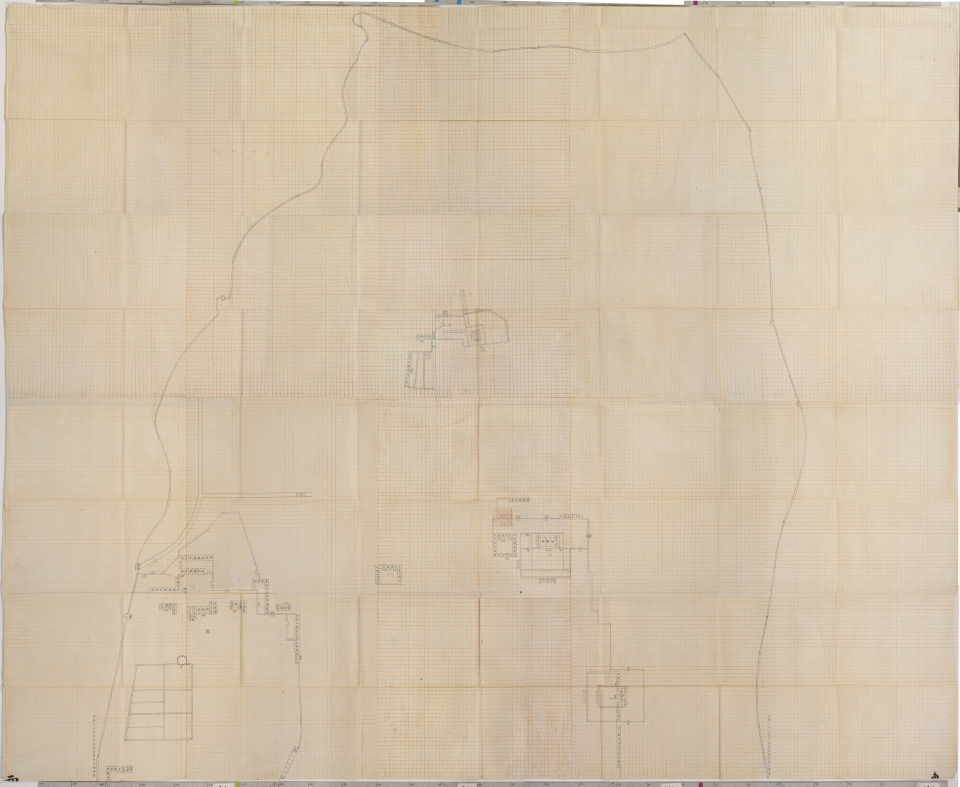
#> input picture assets/concept/stage_edge_src/Bukgwon_Huwondohyeong.jpg, 3840 x 3147 px (shown at 1/4 size)
$ python make_gyeongbokgung_edge.py ../../assets/concept/stage_edge_src/Bukgwon_Huwondohyeong.jpg
#> lines starting #> are read from the running program, lines starting #| are printed output that depends on the picture
"""경복궁 가장자리 겹침 그림 (assets/textures/overlay/gyeongbokgung_edge.png) 만들기.

북궐후원도형(규장각한국학연구원 소장 조선 말 도면, 퍼블릭 도메인 — Wikimedia Commons 북궐후원도형.jpg)의 연필 선에서
행각으로 둘러싼 건물 배치·궁성 담장 곡선만 뽑는다 (격자 종이는 번짐 제거로 날린다). 지도와 같은 월드 영역에 얹을 투명 그림 한 장.
가운데 전투 구역은 비운다. 원본 사본은 assets/concept/stage_edge_src/에 둔다.
python tools/art/make_gyeongbokgung_edge.py [원본 jpg] [출력 png]
"""
import os
import sys

import numpy as np
from PIL import Image, ImageFilter
from scipy.ndimage import grey_dilation, label

SRC = "assets/concept/stage_edge_src/Bukgwon_Huwondohyeong.jpg"
OUT = "assets/textures/overlay/gyeongbokgung_edge.png"
MAP = (-1310, -2248, 2630, 3946)  # StageTheme.background_rect와 같게
HALF = 2.0
LINE = (214, 214, 240)            # 먹선을 밤 궁궐 바닥 위에서 옅은 청백으로
K = 3.84                          # 1000폭 기준 좌표 -> 원본(3840폭)
BOXES = {                         # 1000폭 기준 (x0, y0, x1, y1)
    "court": (500, 510, 640, 620), "hall": (595, 685, 675, 815), "rows": (120, 560, 330, 640),
    "field": (128, 680, 205, 775), "wallL": (150, 30, 370, 560), "wallR": (735, 40, 845, 800),
}


def ink_all(path):
    im = Image.open(path).convert("L")
    bg = np.asarray(im.filter(ImageFilter.GaussianBlur(6))).astype(float)
    a = np.clip((bg - np.asarray(im).astype(float) - 25) / 30.0, 0.0, 1.0)
    lab, n = label(grey_dilation((a > 0.12).astype(np.uint8), size=(7, 7)), structure=np.ones((3, 3)))  # 격자 종이의 잔 부스러기(작은 덩어리)는 버린다
    size = np.bincount(lab.ravel())
    keep = size >= 1400
    keep[0] = False
    return a * keep[lab]


def crop(ink, key):
    x0, y0, x1, y1 = (int(v * K) for v in BOXES[key])
    a = grey_dilation(ink[y0:y1, x0:x1], size=(5, 5))  # 가는 연필선을 굵게 (작게 줄여도 남도록)
    h, w = a.shape
    ey = np.clip(np.minimum(np.arange(h), h - 1 - np.arange(h)) / (h * 0.08), 0, 1)
    ex = np.clip(np.minimum(np.arange(w), w - 1 - np.arange(w)) / (w * 0.08), 0, 1)
    return a * ey[:, None] * ex[None, :]


def place(canvas, motif, cx, cy, width_world, alpha, flip=False, fade=None):
    h, w = motif.shape
    tw = max(2, int(width_world / HALF))
    th = max(2, int(tw * h / w))
    m = np.asarray(Image.fromarray((motif * 255).astype(np.uint8)).resize((tw, th), Image.LANCZOS)).astype(float) / 255.0
    if flip:
        m = m[:, ::-1]
    if fade == "down":
        m = m * np.linspace(1.0, 0.0, th)[:, None]
    elif fade == "up":
        m = m * np.linspace(0.0, 1.0, th)[:, None]
    x0, y0 = int((cx - MAP[0]) / HALF - tw / 2), int((cy - MAP[1]) / HALF - th / 2)
    H, W = canvas.shape
    xs, ys, xe, ye = max(0, x0), max(0, y0), min(W, x0 + tw), min(H, y0 + th)
    if xe > xs and ye > ys:
        sub = m[ys - y0:ye - y0, xs - x0:xe - x0] * alpha
        canvas[ys:ye, xs:xe] = np.maximum(canvas[ys:ye, xs:xe], sub)


def main(src_path=SRC, out=OUT):
    ink = ink_all(src_path)
#> in ink_all, `lab, n = label(grey_dilation((a > 0.12).astype(np.uint8), size=(7, 7))..`:
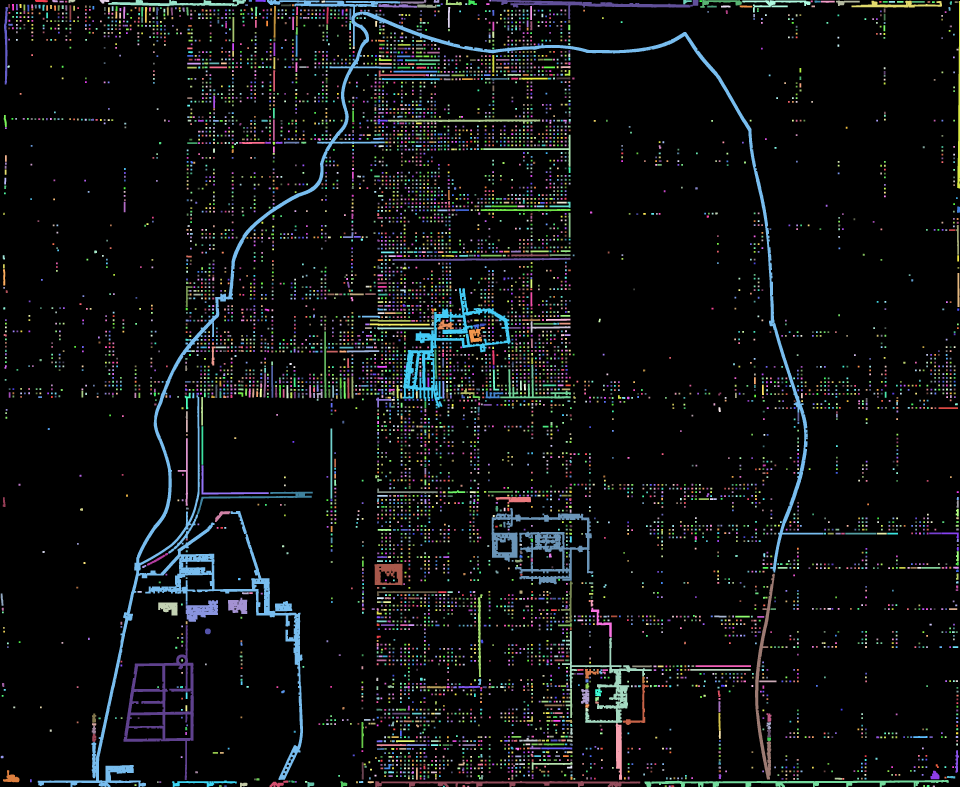
#> lab: shape (3147, 3840) int32 (shown at 1/4 size); 8908 distinct labels, from 0 to 8907; one colour per label, 0 black
#> in ink_all, `lab, n = label(grey_dilation((a > 0.12).astype(np.uint8), size=(7, 7))..`: n = 8907
#> in ink_all, `size = np.bincount(lab.ravel())`: size = 8908 values, max 10994781 at index 0, min 28 at index 8906, mean 1356.6
    m = {k: crop(ink, k) for k in BOXES}
#> call 2 of crop, with key = 'hall'
#> in crop (call 2), `x0, y0, x1, y1 = (int(v * K) for v in BOXES[key])`: x0 = 2284; y0 = 2630; x1 = 2592; y1 = 3129
#> in crop (call 2), `a = grey_dilation(ink[y0:y1, x0:x1], size=(5, 5))`:
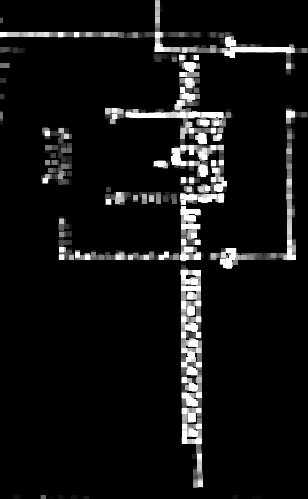
#> a: shape (499, 308) float64; min 0, max 1, mean 0.0734
#> call 3 of crop, with key = 'rows'
#> in crop (call 3), `x0, y0, x1, y1 = (int(v * K) for v in BOXES[key])`: x0 = 460; y0 = 2150; x1 = 1267; y1 = 2457
#> in crop (call 3), `return a * ey[:, None] * ex[None, :]`:
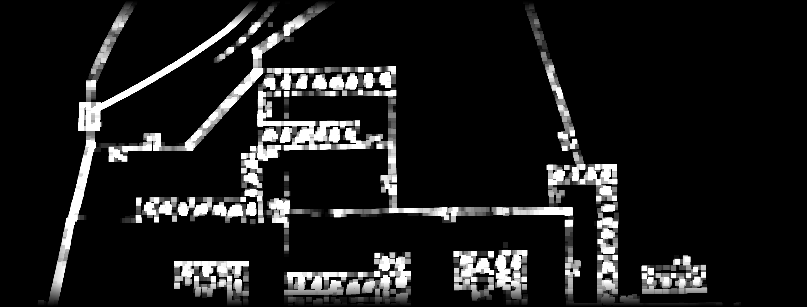
#> returned value: shape (307, 807) float64; min 0, max 1, mean 0.109
#> call 4 of crop, with key = 'field'
#> in crop (call 4), `x0, y0, x1, y1 = (int(v * K) for v in BOXES[key])`: x0 = 491; y0 = 2611; x1 = 787; y1 = 2976
#> in crop (call 4), `return a * ey[:, None] * ex[None, :]`:
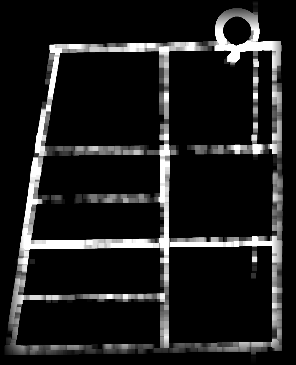
#> returned value: shape (365, 296) float64; min 0, max 1, mean 0.114
#> in crop (call 5), `x0, y0, x1, y1 = (int(v * K) for v in BOXES[key])`: x0 = 576; y0 = 115; x1 = 1420; y1 = 2150
#> in crop (call 5), `a = grey_dilation(ink[y0:y1, x0:x1], size=(5, 5))`:
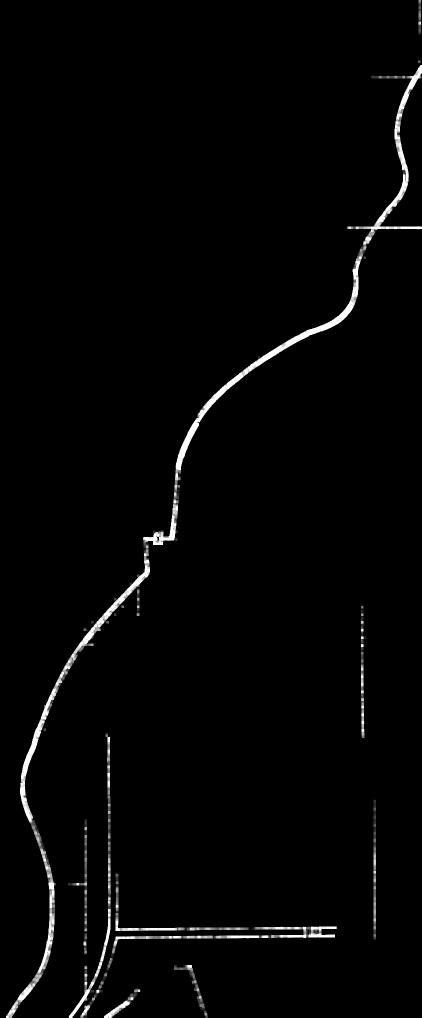
#> a: shape (2035, 844) float64 (shown at 1/2 size); min 0, max 1, mean 0.019
#> in crop (call 6), `x0, y0, x1, y1 = (int(v * K) for v in BOXES[key])`: x0 = 2822; y0 = 153; x1 = 3244; y1 = 3072
#> in crop (call 6), `a = grey_dilation(ink[y0:y1, x0:x1], size=(5, 5))`:
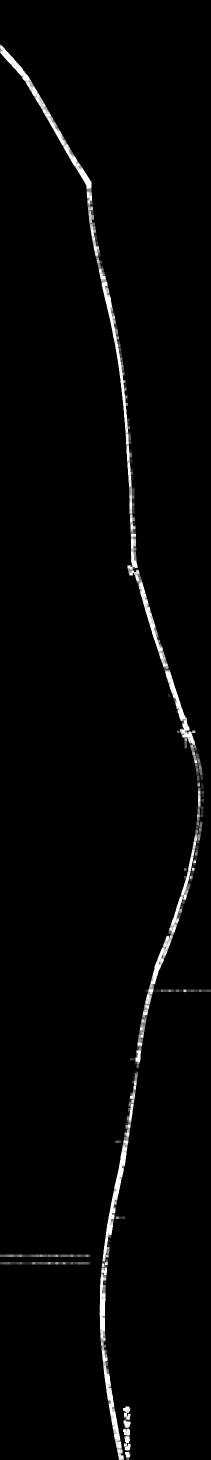
#> a: shape (2919, 422) float64 (shown at 1/2 size); min 0, max 1, mean 0.0205
#> m = 6 items
    canvas = np.zeros((int(MAP[3] / HALF), int(MAP[2] / HALF)), dtype=float)
    # 놀이 마당은 x ±900, y ±1400. 위 끝: 행각 마당 / 아래 끝: 전각 터 + 궁성 담장 곡선이 양옆 가장자리를 따라
    place(canvas, m["court"], -420, -1270, 640, 0.95, fade="up")
    place(canvas, m["rows"], 430, -1250, 600, 0.9, flip=True, fade="up")
    place(canvas, m["hall"], -380, 1260, 420, 0.95, fade="down")
    place(canvas, m["field"], 470, 1250, 300, 0.85, fade="down")
    place(canvas, m["wallL"], -820, -330, 700, 0.5)
    place(canvas, m["wallR"], 830, 250, 560, 0.5, flip=True)
#> in place (call 6), `sub = m[ys - y0:ye - y0, xs - x0:xe - x0] * alpha`:
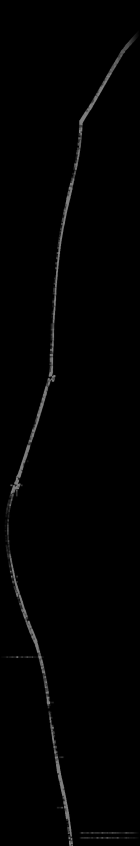
#> sub: shape (1692, 280) float64 (shown at 1/2 size); min 0, max 0.5, mean 0.00931
    rgba = np.zeros(canvas.shape + (4,), dtype=np.uint8)
    rgba[..., 0], rgba[..., 1], rgba[..., 2] = LINE
    rgba[..., 3] = (np.clip(canvas, 0, 1) * 255).astype(np.uint8)
    os.makedirs(os.path.dirname(out), exist_ok=True)
    Image.fromarray(rgba, "RGBA").save(out)
    print("saved", out, rgba.shape)
#| saved assets/textures/overlay/gyeongbokgung_edge.png (1973, 1315, 4)


if __name__ == "__main__":
    main(*sys.argv[1:])
